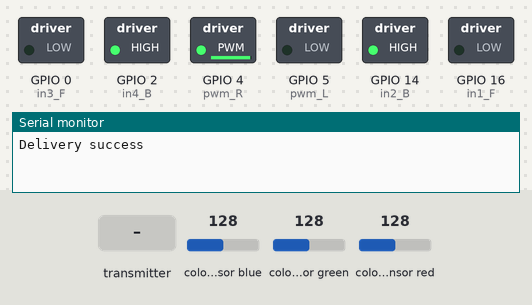
The sketch below on a simulated ESP8266 (NodeMCU). Shown: switched loads named in the sketch (green lamp = pin HIGH), the last lines printed to the serial monitor. Wiring (inferred from the names in the program): TCS3200 colour sensor: output GPIO 15; S2 GPIO 13; S3 GPIO 12; S0 GPIO 1; S1 GPIO 3. The test bench sets the inputs (shaded band); at power-on: colour sensor blue 128, colour sensor green 128, colour sensor red 128. Pins used as bus, display or sensor lines are not drawn.

Above: at 1.2 s.
1.3 s: the transmitter starts sending y = 512
At 2.6 s:
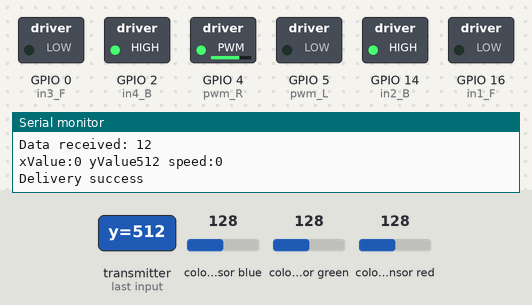
3.1 s: the transmitter starts sending y = 1023
At 3.8 s:
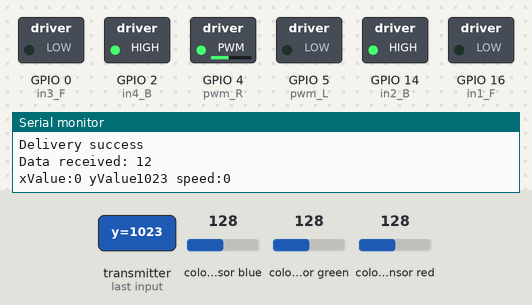
4.7 s: the transmitter starts sending z = 256
At 5.2 s:
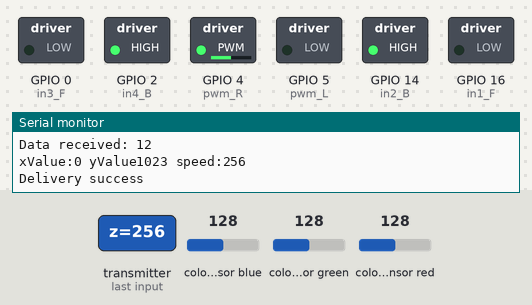
6.3 s: the transmitter starts sending y = 0
At 7.7 s:
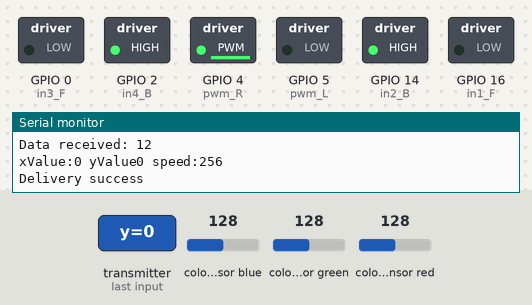
Timing chart, 0 to 8.9 s (numbered marks = the images above; inputs shaded):
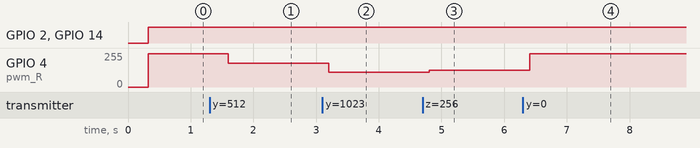

The sketch:

remote_control_car.ino
```cpp
#include <espnow.h>
#include <ESP8266WiFi.h>

// Motor right(A)
#define pwm_R 4  //D2
#define in1_F 16 //D0
#define in2_B 14 //D5
// Motor left(B)
#define pwm_L 5  //D1
#define in3_F 0  //D3
#define in4_B 2  //D4
//color detector
#define S0 1   //TX
#define S1 3   //RX
#define S2 13  //D7
#define S3 12  //D6
#define sensorOut 15   //D8
#define SEND_INTERVAL 0.03
int sendTmr=0,sendTry=0;

// Define the data to recive
typedef struct struct_message {
  int x;
  int y;
  int z;
} struct_message;
// create struct name
struct_message Dir_Spd_ctrl;
// Callback function executed when data is received
void OnDataRecv(uint8_t * mac, uint8_t *incomingData, uint8_t len) {
  memcpy(&Dir_Spd_ctrl, incomingData, sizeof(Dir_Spd_ctrl));
  Serial.print("Data received: ");
  Serial.println(len);
  Serial.print("xValue:");
  Serial.print(Dir_Spd_ctrl.x);
  Serial.print(" ");
  Serial.print("yValue");
  Serial.print(Dir_Spd_ctrl.y);
  Serial.print(" ");
  Serial.print("speed:");
  Serial.println(Dir_Spd_ctrl.z);
  Serial.println();
}

uint8_t broadcastAddress[] = {0x58, 0xBF, 0x25, 0xDC, 0x0A, 0xCB};
typedef struct sending {
  int r;
  int g;
  int b;
} sending;
// Create sending name
sending color;
// Callback function called when data is sent
void OnDataSent(uint8_t *mac_addr, uint8_t sendStatus) {
  if (sendStatus == 0){
    if(sendTry == 1) Serial.println("Delivery success");
    else  Serial.printf("Tried %03d\n", sendTry);
    sendTry = 0; //reset flag
  }
  else{
    if(sendTry++ >= 99) {
      Serial.println("Fatal Error: Delivery Failed!!!");
    }
  }
}

void setup() {
  // Set up Serial Monitor
  Serial.begin(115200);
  // Set ESP32 as a Wi-Fi Station
  WiFi.mode(WIFI_STA);
  // Initilize ESP-NOW
  if (esp_now_init()!=0) {
    Serial.println("Error initializing ESP-NOW");
    return;
  }
  esp_now_set_self_role(ESP_NOW_ROLE_COMBO);
  // Register the send callback
  esp_now_register_send_cb(OnDataSent);
  // Register peer
  esp_now_add_peer(broadcastAddress, ESP_NOW_ROLE_COMBO, 1, NULL, 0);
  // Register callback function
  esp_now_register_recv_cb(OnDataRecv);

  //Set motor output
  pinMode(pwm_R, OUTPUT);
  pinMode(pwm_L, OUTPUT);
  pinMode(in1_F, OUTPUT);
  pinMode(in2_B, OUTPUT);
  pinMode(in3_F, OUTPUT);
  pinMode(in4_B, OUTPUT);
  //Color detector pin setup
  pinMode(S0, OUTPUT);
  pinMode(S1, OUTPUT);
  pinMode(S2, OUTPUT);
  pinMode(S3, OUTPUT);
  pinMode(sensorOut, INPUT);
  digitalWrite(S0,HIGH);
  digitalWrite(S1,LOW);
}

void loop() {
  sensor();
  motor();
}

void motor(){
  delay(20);
  int spdValue = Dir_Spd_ctrl.z;
  int xValue = Dir_Spd_ctrl.x;
  int yValue = Dir_Spd_ctrl.y;
  int MotorSpeed1 = map(spdValue, 0, 4095, 0, 250);
	int MotorSpeed2 = map(spdValue, 0, 4095, 0, 250);
	// Adjust to prevent "buzzing" at very low speed
	if (MotorSpeed1 < 10)MotorSpeed1 = 0;
	if (MotorSpeed2 < 10)MotorSpeed2 = 0;

  if (xValue < 1700){
    //Backward
    digitalWrite(in1_F, LOW);
    digitalWrite(in2_B, HIGH);
    digitalWrite(in3_F, LOW);
    digitalWrite(in4_B, HIGH);
  }
  else if (xValue >1800){
    //Forward
    digitalWrite(in1_F, HIGH);
    digitalWrite(in2_B, LOW);
    digitalWrite(in3_F, HIGH);
    digitalWrite(in4_B, LOW);
  }
  else{
    // motor stop
    digitalWrite(pwm_L, LOW);
    digitalWrite(pwm_R, LOW);
  }
  if (yValue < 1840){// Move Left
    // convert yValue to increase
    yValue = yValue - 1840;
    yValue = yValue * -1;
    yValue = map(yValue, 0, 1840, 0, 250);
    MotorSpeed1 = MotorSpeed1 - yValue;
    MotorSpeed2 = MotorSpeed2 + yValue;
    // Don't exceed range of 0-255 for motor speeds
    if (MotorSpeed1 < 0)MotorSpeed1 = 0;
    if (MotorSpeed2 > 250)MotorSpeed2 = 250;
  }
  else if (yValue > 1890){// Move Right
    yValue = map(yValue, 1890, 4095, 0, 250);
    MotorSpeed1 = MotorSpeed1 + yValue;
    MotorSpeed2 = MotorSpeed2 - yValue;
    // Don't exceed range of 0-255 for motor speeds
    if (MotorSpeed1 > 250)MotorSpeed1 = 250;
    if (MotorSpeed2 < 0)MotorSpeed2 = 0;
  }
  // Set the motor speeds
  analogWrite(pwm_L, MotorSpeed1);
  analogWrite(pwm_R, MotorSpeed2);
}

void sensor(){
  // store LED value
  int redFrequency = 0;
  int greenFrequency = 0;
  int blueFrequency = 0;

  // filter out the R value
  digitalWrite(S2,LOW);
  digitalWrite(S3,LOW);
  redFrequency = pulseIn(sensorOut, LOW);
  delay(100);

  // filter out the G value
  digitalWrite(S2,HIGH);
  digitalWrite(S3,HIGH);
  greenFrequency = pulseIn(sensorOut, LOW);
  delay(100);

  //  filter out the B value
  digitalWrite(S2,LOW);
  digitalWrite(S3,HIGH);
  blueFrequency = pulseIn(sensorOut, LOW);
  delay(100);

  // Format structured data
  color.r = redFrequency;
  color.g = greenFrequency;
  color.b = blueFrequency;
  // Send message via ESP-NOW
  if((sendTmr++ >= SEND_INTERVAL) && (sendTry == 0)) {
    sendTmr = 0; //reset tmier
    sendTry = 1; //start sending flag
  }
  if(sendTry > 0){
    esp_now_send(broadcastAddress, (uint8_t *) &color, sizeof(color));
  }
}
```

Measured:
- after the input at 1.3 s, GPIO 4 (pwm_R): 250/255 → 180/255 after 0.30 s
- after the input at 3.1 s, GPIO 4 (pwm_R): 180/255 → 111/255 after 0.10 s
- after the input at 4.7 s, GPIO 4 (pwm_R): 111/255 → 127/255 after 0.11 s
- after the input at 6.3 s, GPIO 4 (pwm_R): 127/255 → 250/255 after 0.11 s
